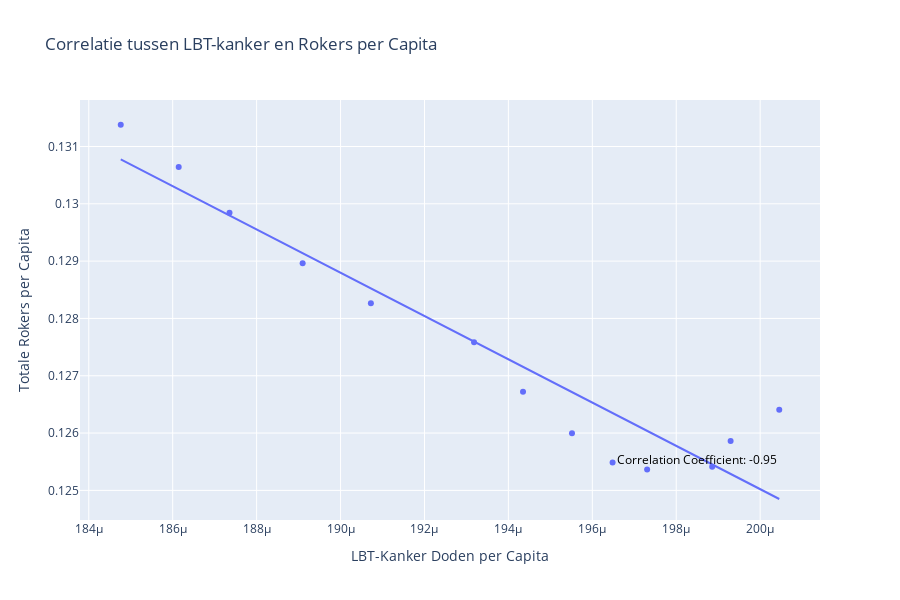
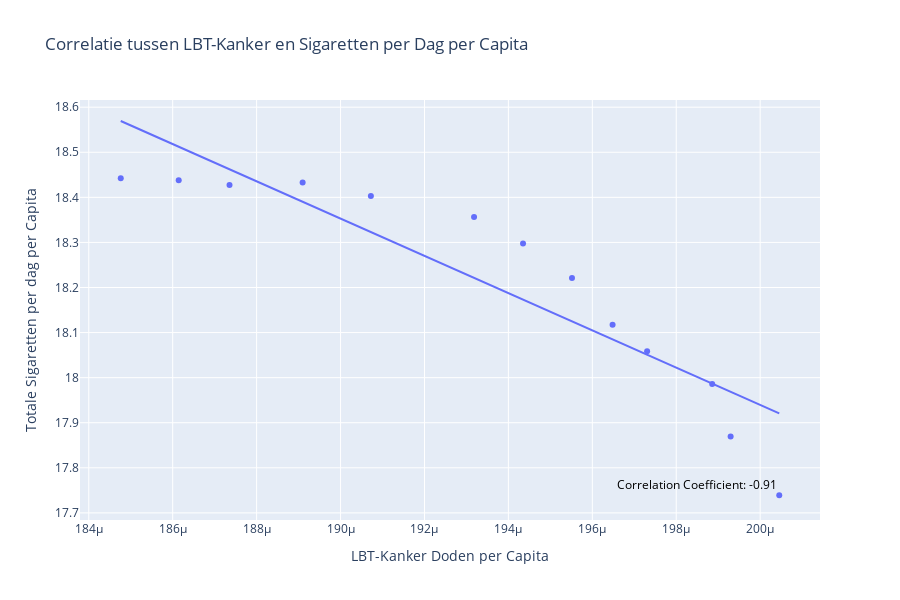

These figures' notebook cell, in order:
### Markdown cell above
De plots hieronder laten zien dat het aantal rokers afneemt, maar dat het aantal TBL-kanker gevallen wel doorstijgt. Het lijkt hierdoor zelfs een negatieve correlatie te hebben. Dit geldt voor het aantal rokers, en het gemiddeld aantal sigaretten per capita. Dit duidt erop dat roken waarschijnlijk niet de enige oorzaak is van TBL-kanker, maar zoals hierboven te zien heeft het wel een heel groot aandeel.

### Code cell
# importeer grouped smokers data
df_grouped = pd.read_csv("csv/df/grouped_smokers_df.csv")

# Create the scatter plot with trendline using plotly
correlation_coefficient_smoke = df_grouped['LungCancerPerCapita'].corr(df_grouped['SmokersPerCapita'])
fig = px.scatter(df_grouped, x="LungCancerPerCapita", y="SmokersPerCapita", trendline="ols",
                 title='Correlatie tussen LBT-kanker en Rokers per Capita',
                 hover_data=["Year"],
                 labels={
                     "SmokersPerCapita": "Totale Rokers per Capita",
                     "LungCancerPerCapita": "LBT-Kanker Doden per Capita",
                     "Year":"Jaar"
                 })

# Add correlation coefficient as annotation
fig.add_annotation(
    x=max(df_grouped['LungCancerPerCapita']),  # Position the annotation at the far right of the x-axis
    y=min(df_grouped['SmokersPerCapita']),  # Position the annotation at the bottom of the y-axis
    text=f'Correlation Coefficient: {correlation_coefficient_smoke:.2f}',
    showarrow=False,
    font=dict(size=12, color="black"),
    xanchor='right',
    yanchor='bottom'
)

fig.update_layout(
    height = 600
)
fig.show()

# Create the scatter plot with trendline using plotly
correlation_coefficient_smoke = df_grouped['LungCancerPerCapita'].corr(df_grouped['CigarettesPerCapita'])
fig2 = px.scatter(df_grouped, x="LungCancerPerCapita", y="CigarettesPerCapita", trendline="ols",
                 title='Correlatie tussen LBT-Kanker en Sigaretten per Dag per Capita',
                 hover_data=["Year"],
                 labels={
                     "CigarettesPerCapita": "Totale Sigaretten per dag per Capita",
                     "LungCancerPerCapita": "LBT-Kanker Doden per Capita",
                     "Year":"Jaar"
                 })

# Add correlation coefficient as annotation
fig2.add_annotation(
    x=max(df_grouped['LungCancerPerCapita']),  # Position the annotation at the far right of the x-axis
    y=min(df_grouped['CigarettesPerCapita']),  # Position the annotation at the bottom of the y-axis
    text=f'Correlation Coefficient: {correlation_coefficient_smoke:.2f}',
    showarrow=False,
    font=dict(size=12, color="black"),
    xanchor='right',
    yanchor='bottom'
)

fig2.update_layout(
    height = 600
)

fig2.show()

### Figure 1 — Plotly figure (JSON) as saved in the notebook; plotly's stock layout.template omitted (floating-point values rounded to 4 significant figures)
{"data": [{"customdata": [[2000], [2001], [2002], [2003], [2004], [2005], [2006], [2007], [2008], [2009], [2010], [2011], [2012]], "hovertemplate": "LBT-Kanker Doden per Capita=%{x}<br>Totale Rokers per Capita=%{y}<br>Jaar=%{customdata[0]}<extra></extra>", "legendgroup": "", "marker": {"color": "#636efa", "symbol": "circle"}, "mode": "markers", "name": "", "orientation": "v", "showlegend": false, "type": "scatter", "x": [0.0001848, 0.0001861, 0.0001874, 0.0001891, 0.0001907, 0.0001932, 0.0001943, 0.0001955, 0.0001965, 0.0001973, 0.0001989, 0.0001993, 0.0002005], "xaxis": "x", "y": [0.1314, 0.1306, 0.1298, 0.129, 0.1283, 0.1276, 0.1267, 0.126, 0.1255, 0.1254, 0.1254, 0.1259, 0.1264], "yaxis": "y"}, {"hovertemplate": "<b>OLS trendline</b><br>SmokersPerCapita = -377.495 * LungCancerPerCapita + 0.20052<br>R<sup>2</sup>=0.900277<br><br>LBT-Kanker Doden per Capita=%{x}<br>Totale Rokers per Capita=%{y} <b>(trend)</b><extra></extra>", "legendgroup": "", "marker": {"color": "#636efa", "symbol": "circle"}, "mode": "lines", "name": "", "showlegend": false, "type": "scatter", "x": [0.0001848, 0.0001861, 0.0001874, 0.0001891, 0.0001907, 0.0001932, 0.0001943, 0.0001955, 0.0001965, 0.0001973, 0.0001989, 0.0001993, 0.0002005], "xaxis": "x", "y": [0.1308, 0.1303, 0.1298, 0.1291, 0.1285, 0.1276, 0.1272, 0.1267, 0.1263, 0.126, 0.1255, 0.1253, 0.1248], "yaxis": "y"}], "layout": {"annotations": [{"font": {"color": "black", "size": 12}, "showarrow": false, "text": "Correlation Coefficient: -0.95", "x": 0.0002005, "xanchor": "right", "y": 0.1254, "yanchor": "bottom"}], "height": 600, "legend": {"tracegroupgap": 0}, "title": {"text": "Correlatie tussen LBT-kanker en Rokers per Capita"}, "xaxis": {"anchor": "y", "domain": [0, 1], "title": {"text": "LBT-Kanker Doden per Capita"}}, "yaxis": {"anchor": "x", "domain": [0, 1], "title": {"text": "Totale Rokers per Capita"}}}}

### Figure 2 — Plotly figure (JSON) as saved in the notebook; plotly's stock layout.template omitted (floating-point values rounded to 4 significant figures)
{"data": [{"customdata": [[2000], [2001], [2002], [2003], [2004], [2005], [2006], [2007], [2008], [2009], [2010], [2011], [2012]], "hovertemplate": "LBT-Kanker Doden per Capita=%{x}<br>Totale Sigaretten per dag per Capita=%{y}<br>Jaar=%{customdata[0]}<extra></extra>", "legendgroup": "", "marker": {"color": "#636efa", "symbol": "circle"}, "mode": "markers", "name": "", "orientation": "v", "showlegend": false, "type": "scatter", "x": [0.0001848, 0.0001861, 0.0001874, 0.0001891, 0.0001907, 0.0001932, 0.0001943, 0.0001955, 0.0001965, 0.0001973, 0.0001989, 0.0001993, 0.0002005], "xaxis": "x", "y": [18.44, 18.44, 18.43, 18.43, 18.4, 18.36, 18.3, 18.22, 18.12, 18.06, 17.99, 17.87, 17.74], "yaxis": "y"}, {"hovertemplate": "<b>OLS trendline</b><br>CigarettesPerCapita = -41329.3 * LungCancerPerCapita + 26.2055<br>R<sup>2</sup>=0.828517<br><br>LBT-Kanker Doden per Capita=%{x}<br>Totale Sigaretten per dag per Capita=%{y} <b>(trend)</b><extra></extra>", "legendgroup": "", "marker": {"color": "#636efa", "symbol": "circle"}, "mode": "lines", "name": "", "showlegend": false, "type": "scatter", "x": [0.0001848, 0.0001861, 0.0001874, 0.0001891, 0.0001907, 0.0001932, 0.0001943, 0.0001955, 0.0001965, 0.0001973, 0.0001989, 0.0001993, 0.0002005], "xaxis": "x", "y": [18.57, 18.51, 18.46, 18.39, 18.32, 18.22, 18.17, 18.12, 18.08, 18.05, 17.99, 17.97, 17.92], "yaxis": "y"}], "layout": {"annotations": [{"font": {"color": "black", "size": 12}, "showarrow": false, "text": "Correlation Coefficient: -0.91", "x": 0.0002005, "xanchor": "right", "y": 17.74, "yanchor": "bottom"}], "height": 600, "legend": {"tracegroupgap": 0}, "title": {"text": "Correlatie tussen LBT-Kanker en Sigaretten per Dag per Capita"}, "xaxis": {"anchor": "y", "domain": [0, 1], "title": {"text": "LBT-Kanker Doden per Capita"}}, "yaxis": {"anchor": "x", "domain": [0, 1], "title": {"text": "Totale Sigaretten per dag per Capita"}}}}
